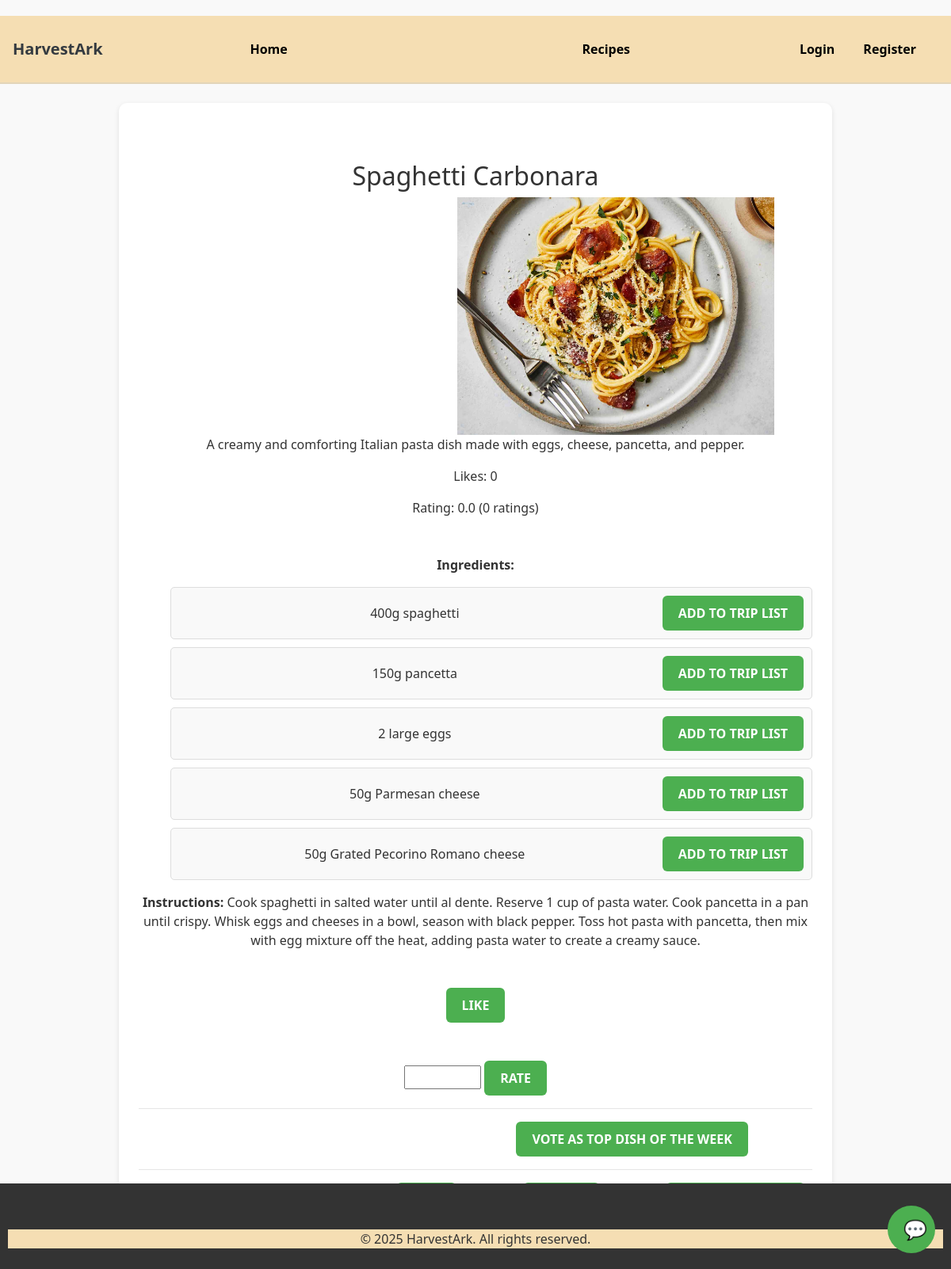
Before: /chatbot/14/ with the older database file.
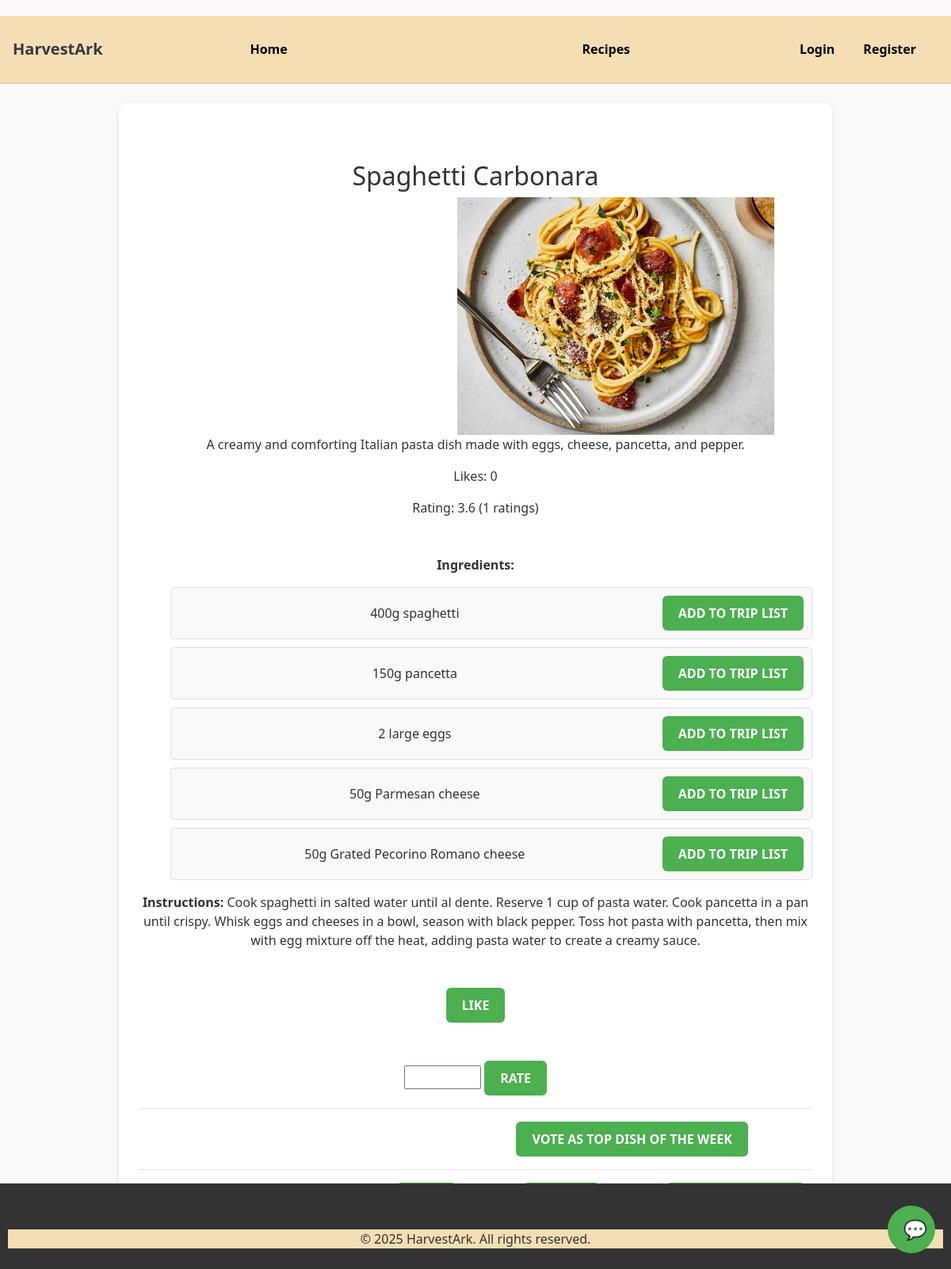
After: the same page with the newer database file.
### my_app/models.py (models this page shows, shortened)
class Recipe(models.Model):
    User = get_user_model()
    title = models.CharField(max_length=255)
    image = models.ImageField(upload_to='recipe_images/', blank=True, null=True)
    description = models.TextField(null=True)
    ingredients = models.ManyToManyField(Ingredient, related_name='recipes')
    instructions = models.TextField(null=True)
    created_at = models.DateTimeField(auto_now_add=True)
    updated_at = models.DateTimeField(auto_now=True)
    author = models.ForeignKey(User, on_delete=models.CASCADE, null=True, blank=True)
    likes = models.ManyToManyField(User, related_name='liked_recipes', blank=True)
    rating = models.FloatField(default=0.0)
    rating_count = models.IntegerField(default=0)

### my_app/views.py (the view)
# urls.py: path('<int:recipe_id>/', views.recipe_detail, name='recipe_detail'),
def recipe_detail(request, recipe_id):
    recipe = get_object_or_404(Recipe, id=recipe_id)  # Fetch the specific recipe
    ingredients = recipe.ingredients.all()  # Get all ingredients related to the recipe
    return render(request, 'recipe_detail.html', {
        'recipe': recipe,
        'ingredients': ingredients,  # Pass ingredients to the template
    })

### templates/recipe_detail.html (shortened to what this page needs)
{% extends 'base.html' %}
{% block content %}
<h2 class="text-center mt-5">{{ recipe.title }}</h2>
{% if recipe.image %}
    <img src="{{ recipe.image.url }}" alt="{{ recipe.title }}" width="400">
{% endif %}
<br>
<p class="text-center">{{ recipe.description }}</p>
<p class="text-center">Likes: {{ recipe.likes.count }}</p>
<p class="text-center">Rating: {{ recipe.rating|floatformat:1 }} ({{ recipe.rating_count }} ratings)</p>
<p class="text-center mt-5"><strong>Ingredients:</strong></p>
<ul class="text-center">
    {% for ingredient in recipe.ingredients.all %}
        <li class="ingredient-item">
            <span>{{ ingredient.name }}</span>
            <button class="add-to-trip" data-id="{{ ingredient.id }}">Add to Trip List</button>
        </li>
    {% empty %}
        <li>No ingredients available.</li>
    {% endfor %}
</ul>
<p><strong>Instructions:</strong> {{ recipe.instructions }}</p>
<form method="POST" action="{% url 'like_recipe' recipe.id %}" class="text-center mt-5">
    <button type="submit" class="btn btn-primary">
        {% if user in recipe.likes.all %}
            Unlike
        {% else %}
            Like
        {% endif %}
    </button>
</form>
<form method="POST" action="{% url 'rate_recipe' recipe.id %}" class="text-center mt-5">
    <input type="number" name="rating" min="1" max="5" step="0.1" required>
    <button type="submit" class="btn btn-primary">Rate</button>
</form>
<hr>
<form method="POST" action="{% url 'vote_recipe' recipe.id %}">
    <button type="submit" class="btn btn-primary">Vote as Top Dish of the Week</button>
</form>
<hr>
<a href="{% url 'recipe_update' recipe.id %}" class="btn btn-primary">Edit</a>
<a href="{% url 'recipe_delete' recipe.id %}" class="btn btn-primary">Delete</a>
<a href="{% url 'recipe_list' %}" class="btn btn-primary">Back to Recipes</a>
{% endblock %}

Changed rows visible on the page:
changed Recipe "Spaghetti Carbonara": rating "0.0" → "3.6"; rating_count "0" → "1"
